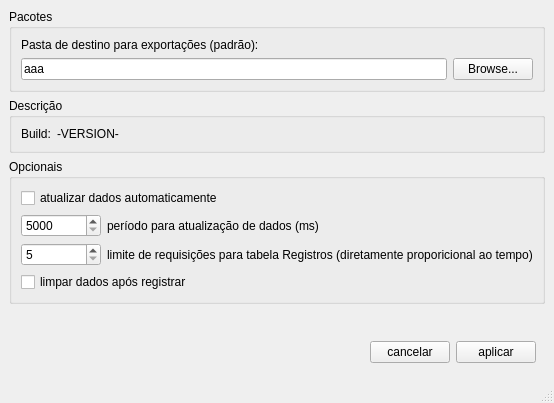
<?xml version="1.0" encoding="UTF-8"?>
<ui version="4.0">
 <class>Config</class>
 <widget class="QMainWindow" name="Config">
  <property name="geometry">
   <rect>
    <x>0</x>
    <y>0</y>
    <width>506</width>
    <height>403</height>
   </rect>
  </property>
  <property name="minimumSize">
   <size>
    <width>0</width>
    <height>0</height>
   </size>
  </property>
  <property name="windowTitle">
   <string>MainWindow</string>
  </property>
  <widget class="QWidget" name="centralwidget">
   <layout class="QVBoxLayout" name="verticalLayout">
    <item>
     <widget class="QGroupBox" name="group_pacotes">
      <property name="title">
       <string>Pacotes</string>
      </property>
      <layout class="QGridLayout" name="gridLayout">
       <item row="0" column="0">
        <widget class="QLabel" name="label">
         <property name="text">
          <string>Pasta de destino para exportações (padrão):</string>
         </property>
        </widget>
       </item>
       <item row="1" column="0">
        <widget class="QLineEdit" name="entry_path_profiles">
         <property name="text">
          <string>aaa</string>
         </property>
         <property name="echoMode">
          <enum>QLineEdit::Normal</enum>
         </property>
         <property name="readOnly">
          <bool>true</bool>
         </property>
        </widget>
       </item>
       <item row="1" column="1">
        <widget class="QPushButton" name="btn_browse">
         <property name="text">
          <string>Browse...</string>
         </property>
        </widget>
       </item>
      </layout>
     </widget>
    </item>
    <item>
     <widget class="QGroupBox" name="groupBox_2">
      <property name="title">
       <string>Descrição</string>
      </property>
      <layout class="QFormLayout" name="formLayout">
       <item row="0" column="0">
        <widget class="QLabel" name="label_6">
         <property name="text">
          <string>Build:</string>
         </property>
        </widget>
       </item>
       <item row="0" column="1">
        <widget class="QLabel" name="build">
         <property name="text">
          <string>-VERSION-</string>
         </property>
        </widget>
       </item>
      </layout>
     </widget>
    </item>
    <item>
     <widget class="QGroupBox" name="group_opcionais">
      <property name="title">
       <string>Opcionais</string>
      </property>
      <layout class="QFormLayout" name="formLayout_2">
       <item row="0" column="0" colspan="2">
        <widget class="QCheckBox" name="atualizar_auto">
         <property name="text">
          <string>atualizar dados automaticamente</string>
         </property>
        </widget>
       </item>
       <item row="2" column="0">
        <widget class="QSpinBox" name="timeout">
         <property name="minimumSize">
          <size>
           <width>80</width>
           <height>0</height>
          </size>
         </property>
         <property name="readOnly">
          <bool>false</bool>
         </property>
         <property name="minimum">
          <number>5000</number>
         </property>
         <property name="maximum">
          <number>999999999</number>
         </property>
        </widget>
       </item>
       <item row="2" column="1">
        <widget class="QLabel" name="label_10">
         <property name="text">
          <string>período para atualização de dados (ms)</string>
         </property>
         <property name="openExternalLinks">
          <bool>false</bool>
         </property>
        </widget>
       </item>
       <item row="3" column="0">
        <widget class="QSpinBox" name="regTable_lengh">
         <property name="minimumSize">
          <size>
           <width>80</width>
           <height>0</height>
          </size>
         </property>
         <property name="prefix">
          <string/>
         </property>
         <property name="minimum">
          <number>5</number>
         </property>
         <property name="maximum">
          <number>1000</number>
         </property>
        </widget>
       </item>
       <item row="3" column="1">
        <widget class="QLabel" name="label_5">
         <property name="text">
          <string>limite de requisições para tabela Registros (diretamente proporicional ao tempo)</string>
         </property>
        </widget>
       </item>
       <item row="4" column="0" colspan="2">
        <widget class="QCheckBox" name="limpar_ao_registrar">
         <property name="text">
          <string>limpar dados após registrar</string>
         </property>
        </widget>
       </item>
      </layout>
     </widget>
    </item>
    <item>
     <spacer name="verticalSpacer">
      <property name="orientation">
       <enum>Qt::Vertical</enum>
      </property>
      <property name="sizeHint" stdset="0">
       <size>
        <width>20</width>
        <height>40</height>
       </size>
      </property>
     </spacer>
    </item>
    <item>
     <widget class="QWidget" name="widget" native="true">
      <property name="maximumSize">
       <size>
        <width>16777215</width>
        <height>40</height>
       </size>
      </property>
      <layout class="QHBoxLayout" name="horizontalLayout">
       <item>
        <spacer name="horizontalSpacer">
         <property name="orientation">
          <enum>Qt::Horizontal</enum>
         </property>
         <property name="sizeHint" stdset="0">
          <size>
           <width>40</width>
           <height>20</height>
          </size>
         </property>
        </spacer>
       </item>
       <item>
        <widget class="QPushButton" name="btn_cancelar">
         <property name="text">
          <string>cancelar</string>
         </property>
        </widget>
       </item>
       <item>
        <widget class="QPushButton" name="btn_aplicar">
         <property name="text">
          <string>aplicar</string>
         </property>
        </widget>
       </item>
      </layout>
     </widget>
    </item>
   </layout>
  </widget>
  <widget class="QStatusBar" name="statusBar"/>
 </widget>
 <resources/>
 <connections/>
</ui>
